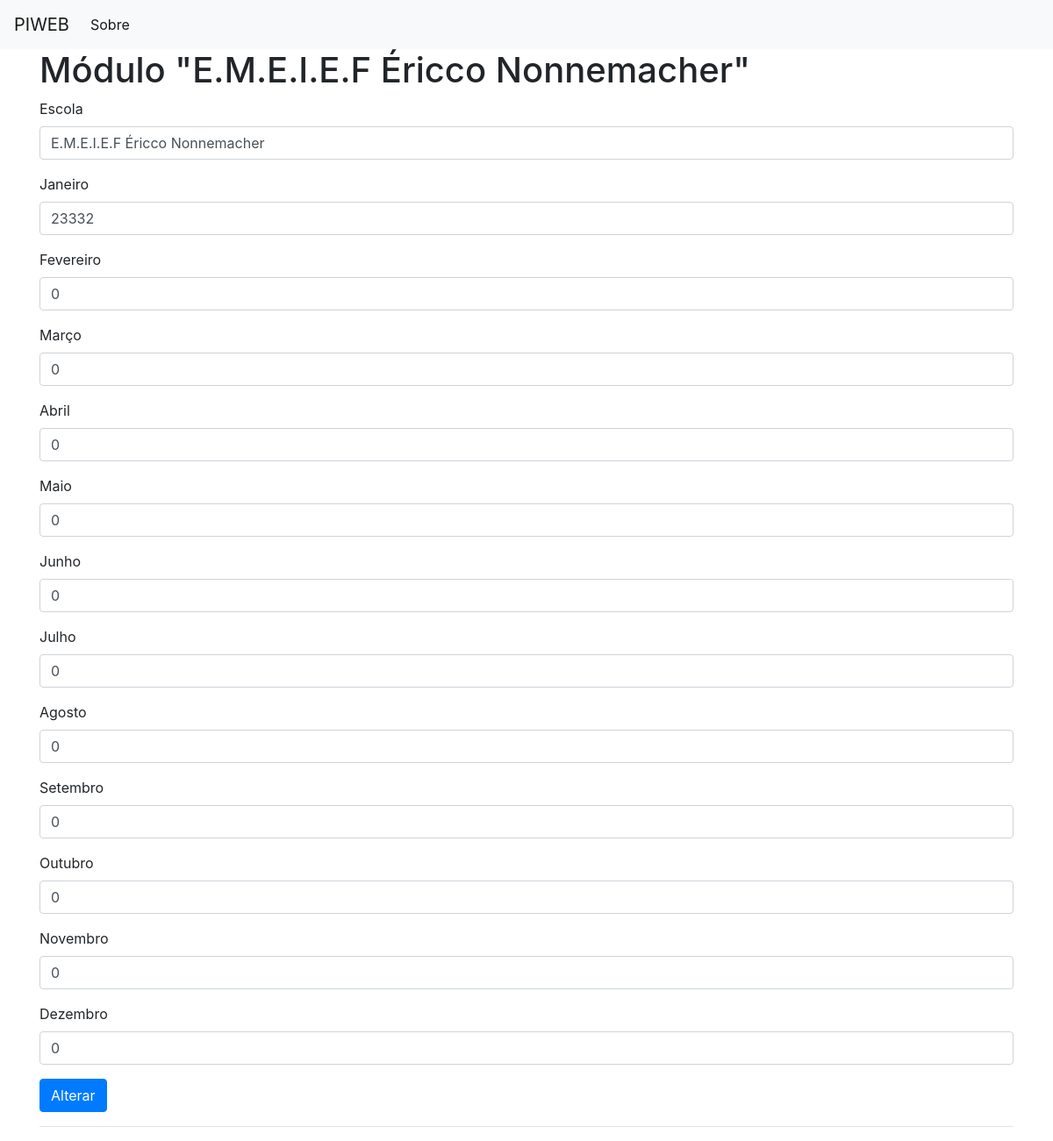
The app's page /edit_consumo with its own data.
### tables this page shows
CREATE TABLE consumo_anual (
    id_consumo_anual INTEGER PRIMARY KEY AUTOINCREMENT,
    escola TEXT NOT NULL,
    janeiro TEXT NOT NULL,
    fevereiro TEXT NOT NULL,
    marco TEXT NOT NULL,
    abril TEXT NOT NULL,
    maio TEXT NOT NULL,
    junho TEXT NOT NULL,
    julho TEXT NOT NULL,
    agosto TEXT NOT NULL,
    setembro TEXT NOT NULL,
    outubro TEXT NOT NULL,
    novembro TEXT NOT NULL,
    dezembro TEXT NOT NULL
);

### app.py (the view, shortened to what this page needs)
@app.route('/edit_consumo', methods=('GET', 'POST'))
def edit_consumo():
    id = 1
    post_consumo = get_post_consumo(id)
    print('Rota de edição do consumo')
    return render_template('edit_consumo.html', post_consumo=post_consumo)

### app.py (called while the page is built)
def get_db_connection():
    conn = sqlite3.connect('database.db')
    conn.row_factory = sqlite3.Row
    return conn

def get_post_consumo(post_id_consumo):
    conn = get_db_connection()
    post_consumo = conn.execute('SELECT * FROM consumo_anual WHERE id_consumo_anual = ?',
                        (post_id_consumo,)).fetchone()
    conn.close()
    if post_consumo is None:
        abort(404)
    return post_consumo

### templates/edit_consumo.html (shortened to what this page needs)
{% extends 'base.html' %}
{% block content %}
<h1>{% block title %} Módulo "{{ post_consumo['escola'] }}" {% endblock %}</h1>
<form method="post">
    <div class="form-group">
        <label for="title">Escola</label>
        <input type="text" name="escola" placeholder="escola"
               class="form-control"
               value="{{ request.form['escola'] or post_consumo['escola'] }}">
    </div>
    <div class="form-group">
        <label for="title">Janeiro</label>
        <input type="text" name="janeiro" placeholder="Janeiro"
               class="form-control"
               value="{{ request.form['janeiro'] or post_consumo['janeiro'] }}">
    </div>
    <div class="form-group">
        <label for="title">Fevereiro</label>
        <input type="text" name="fevereiro" placeholder="Fevereiro"
               class="form-control"
               value="{{ request.form['fevereiro'] or post_consumo['fevereiro'] }}">
    </div>
    <div class="form-group">
        <label for="title">Março</label>
        <input type="text" name="marco" placeholder="Março"
               class="form-control"
               value="{{ request.form['marco'] or post_consumo['marco'] }}">
    </div>
    <div class="form-group">
        <label for="title">Abril</label>
        <input type="text" name="abril" placeholder="Abril"
               class="form-control"
               value="{{ request.form['abril'] or post_consumo['abril'] }}">
    </div>
    <div class="form-group">
        <label for="title">Maio</label>
        <input type="text" name="maio" placeholder="Maio"
               class="form-control"
               value="{{ request.form['maio'] or post_consumo['maio'] }}">
    </div>
    <div class="form-group">
        <label for="title">Junho</label>
        <input type="text" name="junho" placeholder="Junho"
               class="form-control"
               value="{{ request.form['junho'] or post_consumo['junho'] }}">
    </div>
    <div class="form-group">
        <label for="title">Julho</label>
        <input type="text" name="julho" placeholder="Julho"
               class="form-control"
               value="{{ request.form['julho'] or post_consumo['julho'] }}">
    </div>
    <div class="form-group">
        <label for="title">Agosto</label>
        <input type="text" name="agosto" placeholder="Agosto"
               class="form-control"
               value="{{ request.form['agosto'] or post_consumo['agosto'] }}">
    </div>
    <div class="form-group">
        <label for="title">Setembro</label>
        <input type="text" name="setembro" placeholder="Setembro"
               class="form-control"
               value="{{ request.form['setembro'] or post_consumo['setembro'] }}">
    </div>
    <div class="form-group">
        <label for="title">Outubro</label>
        <input type="text" name="outubro" placeholder="Outubro"
               class="form-control"
               value="{{ request.form['outubro'] or post_consumo['outubro'] }}">
    </div>
    <div class="form-group">
        <label for="title">Novembro</label>
        <input type="text" name="novembro" placeholder="Novembro"
               class="form-control"
               value="{{ request.form['novembro'] or post_consumo['novembro'] }}">
    </div>
    <div class="form-group">
        <label for="title">Dezembro</label>
        <input type="text" name="dezembro" placeholder="Dezembro"
               class="form-control"
               value="{{ request.form['dezembro'] or post_consumo['dezembro'] }}">
    </div>
    <div class="form-group">
        <button type="submit" class="btn btn-primary">Alterar</button>
    </div>
</form>
<hr>
{% endblock %}

### records on screen
consumo_anual: escola "E.M.E.I.E.F Éricco Nonnemacher", janeiro "23332", fevereiro "0", marco "0", abril "0", maio "0", junho "0", julho "0", agosto "0", setembro "0", outubro "0", novembro "0", dezembro "0"
